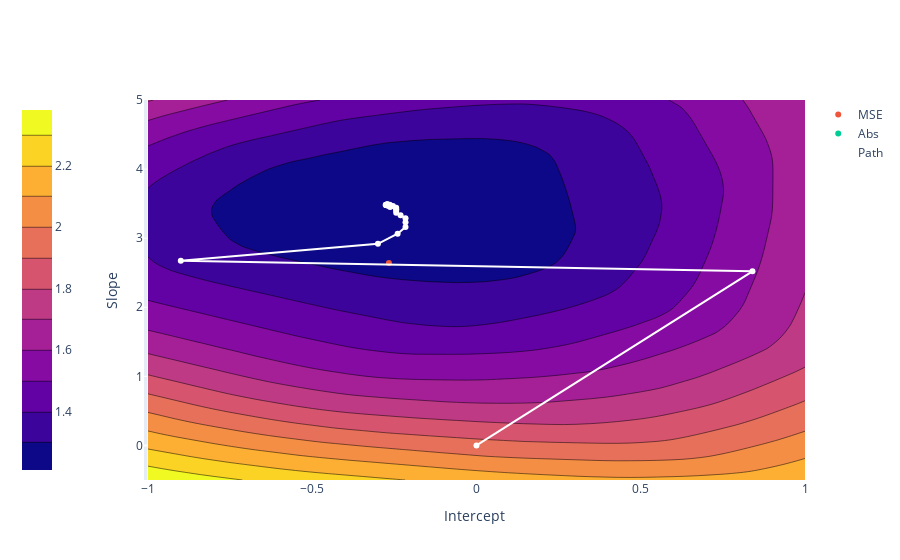

The cell this chart's notebook holds for it:
### Code cell
w0values = np.linspace(-1., 1, 50)
w1values = np.linspace(-.5, 5, 50)
(u,v) = np.meshgrid(w0values, w1values)
ws = np.vstack((u.flatten(),v.flatten())).transpose()
loss = np.array([
    F.l1_loss(ty, SimpleLinearModel(w)(tx)).item() for w in ws]).reshape(u.shape)

fig = go.Figure([go.Contour(x=w0values, y=w1values, z=loss, colorbar=dict(x=-.2)),
          go.Scatter(x=[w_mse[0]], y=[w_mse[1]], name="MSE", mode="markers"),
          go.Scatter(x=[w_abs[0]], y=[w_abs[1]], name="Abs", mode="markers"),
          go.Scatter(x=values[:,0], y=values[:,1], name="Path", mode="markers+lines", 
                     line=go.scatter.Line(color='white'))])
fig.update_layout(height=600, xaxis_title="Intercept", yaxis_title="Slope")

### Figure 1 — Plotly figure (JSON) as saved in the notebook; plotly's stock layout.template omitted (floating-point values rounded to 4 significant figures; data arrays with more than 128 entries replaced by an {"elided": "..."} marker saying what was removed)
{"data": [{"autocontour": true, "colorbar": {"x": -0.2, "y": 0.5}, "contours": {"end": 2.3, "size": 0.1, "start": 1.3}, "type": "contour", "x": [-1, -0.9592, -0.9184, -0.8776, -0.8367, -0.7959, -0.7551, -0.7143, -0.6735, -0.6327, -0.5918, -0.551, -0.5102, -0.4694, -0.4286, -0.3878, -0.3469, -0.3061, -0.2653, -0.2245, -0.1837, -0.1429, -0.102, -0.06122, -0.02041, 0.02041, 0.06122, 0.102, 0.1429, 0.1837, 0.2245, 0.2653, 0.3061, 0.3469, 0.3878, 0.4286, 0.4694, 0.5102, 0.551, 0.5918, 0.6327, 0.6735, 0.7143, 0.7551, 0.7959, 0.8367, 0.8776, 0.9184, 0.9592, 1], "y": [-0.5, -0.3878, -0.2755, -0.1633, -0.05102, 0.06122, 0.1735, 0.2857, 0.398, 0.5102, 0.6224, 0.7347, 0.8469, 0.9592, 1.071, 1.184, 1.296, 1.408, 1.52, 1.633, 1.745, 1.857, 1.969, 2.082, 2.194, 2.306, 2.418, 2.531, 2.643, 2.755, 2.867, 2.98, 3.092, 3.204, 3.316, 3.429, 3.541, 3.653, 3.765, 3.878, 3.99, 4.102, 4.214, 4.327, 4.439, 4.551, 4.663, 4.776, 4.888, 5], "z": {"elided": "50x50 float values"}}, {"mode": "markers", "name": "MSE", "type": "scatter", "x": [-0.2665], "y": [2.642]}, {"mode": "markers", "name": "Abs", "type": "scatter", "x": [-0.2733], "y": [3.482]}, {"line": {"color": "white"}, "mode": "markers+lines", "name": "Path", "type": "scatter", "x": [0, 0.84, -0.9, -0.3, -0.24, -0.216, -0.216, -0.216, -0.231, -0.2443, -0.2443, -0.2443, -0.2443, -0.2628, -0.2542, -0.2622, -0.2697, -0.2697, -0.2764, -0.2638, -0.2698, -0.2698, -0.2698, -0.275, -0.27, -0.27, -0.2746, -0.2746, -0.2703, -0.2703, -0.2743, -0.2704, -0.2704, -0.2741, -0.2705, -0.2705, -0.2705, -0.2738, -0.2706, -0.2706, -0.2736, -0.2707, -0.2707, -0.2735, -0.2735, -0.2708, -0.2708, -0.2734, -0.2709, -0.2709, -0.2733], "y": [0, 2.52, 2.675, 2.919, 3.065, 3.163, 3.231, 3.29, 3.332, 3.369, 3.396, 3.42, 3.442, 3.452, 3.465, 3.468, 3.471, 3.477, 3.479, 3.484, 3.486, 3.484, 3.482, 3.484, 3.484, 3.483, 3.484, 3.482, 3.483, 3.481, 3.483, 3.483, 3.482, 3.483, 3.484, 3.482, 3.481, 3.482, 3.482, 3.481, 3.482, 3.483, 3.481, 3.482, 3.481, 3.482, 3.481, 3.482, 3.482, 3.481, 3.482]}], "layout": {"autosize": true, "xaxis": {"autorange": true, "range": [-1.011, 1], "title": {"text": "Intercept"}, "type": "linear"}, "yaxis": {"autorange": true, "range": [-0.5, 5], "title": {"text": "Slope"}, "type": "linear"}}}
